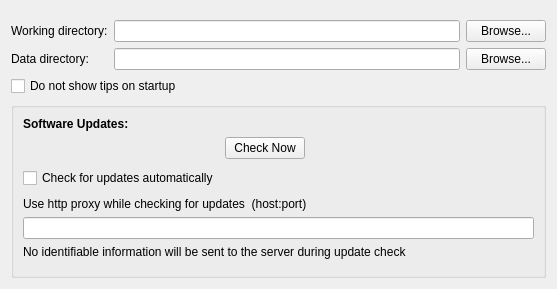
     <widget class="QWidget" name="tabGeneral">
      <attribute name="title">
       <string>General</string>
      </attribute>
      <layout class="QGridLayout" name="gridLayout_4">
       <property name="topMargin">
        <number>20</number>
       </property>
       <item row="0" column="0">
        <layout class="QGridLayout" name="gridLayout_1">
         <item row="0" column="0">
          <widget class="QLabel" name="textLabel1">
           <property name="sizePolicy">
            <sizepolicy hsizetype="Minimum" vsizetype="Preferred">
             <horstretch>0</horstretch>
             <verstretch>0</verstretch>
            </sizepolicy>
           </property>
           <property name="text">
            <string>Working directory:</string>
           </property>
           <property name="wordWrap">
            <bool>false</bool>
           </property>
          </widget>
         </item>
         <item row="0" column="1">
          <widget class="QLineEdit" name="wDir">
           <property name="sizePolicy">
            <sizepolicy hsizetype="Expanding" vsizetype="Fixed">
             <horstretch>0</horstretch>
             <verstretch>0</verstretch>
            </sizepolicy>
           </property>
          </widget>
         </item>
         <item row="0" column="2">
          <widget class="QPushButton" name="browseWDir">
           <property name="sizePolicy">
            <sizepolicy hsizetype="Preferred" vsizetype="Fixed">
             <horstretch>0</horstretch>
             <verstretch>0</verstretch>
            </sizepolicy>
           </property>
           <property name="maximumSize">
            <size>
             <width>200</width>
             <height>16777215</height>
            </size>
           </property>
           <property name="text">
            <string>Browse...</string>
           </property>
          </widget>
         </item>
         <item row="1" column="0">
          <widget class="QLabel" name="textLabel2">
           <property name="sizePolicy">
            <sizepolicy hsizetype="Minimum" vsizetype="Preferred">
             <horstretch>0</horstretch>
             <verstretch>0</verstretch>
            </sizepolicy>
           </property>
           <property name="text">
            <string>Data directory:</string>
           </property>
           <property name="wordWrap">
            <bool>false</bool>
           </property>
          </widget>
         </item>
         <item row="1" column="1">
          <widget class="QLineEdit" name="dataDir">
           <property name="sizePolicy">
            <sizepolicy hsizetype="Expanding" vsizetype="Fixed">
             <horstretch>0</horstretch>
             <verstretch>0</verstretch>
            </sizepolicy>
           </property>
          </widget>
         </item>
         <item row="1" column="2">
          <widget class="QPushButton" name="browseDataDir">
           <property name="sizePolicy">
            <sizepolicy hsizetype="Preferred" vsizetype="Fixed">
             <horstretch>0</horstretch>
             <verstretch>0</verstretch>
            </sizepolicy>
           </property>
           <property name="maximumSize">
            <size>
             <width>200</width>
             <height>16777215</height>
            </size>
           </property>
           <property name="text">
            <string>Browse...</string>
           </property>
          </widget>
         </item>
        </layout>
       </item>
       <item row="2" column="0">
        <widget class="QGroupBox" name="groupBox_2">
         <property name="title">
          <string/>
         </property>
         <layout class="QGridLayout" name="gridLayout_3">
          <item row="0" column="0" colspan="4">
           <widget class="QLabel" name="label">
            <property name="font">
             <font>
              <weight>75</weight>
              <bold>true</bold>
             </font>
            </property>
            <property name="text">
             <string>Software Updates:</string>
            </property>
           </widget>
          </item>
          <item row="1" column="1" colspan="2">
           <widget class="QPushButton" name="checkUpdatesNow">
            <property name="text">
             <string>Check Now</string>
            </property>
           </widget>
          </item>
          <item row="2" column="0" rowspan="2">
           <widget class="QCheckBox" name="checkUpdates">
            <property name="text">
             <string>Check for updates automatically</string>
            </property>
           </widget>
          </item>
          <item row="2" column="1">
           <spacer name="horizontalSpacer_2">
            <property name="orientation">
             <enum>Qt::Horizontal</enum>
            </property>
            <property name="sizeHint" stdset="0">
             <size>
              <width>15</width>
              <height>20</height>
             </size>
            </property>
           </spacer>
          </item>
          <item row="2" column="3">
           <spacer name="spacer_3">
            <property name="orientation">
             <enum>Qt::Horizontal</enum>
            </property>
            <property name="sizeHint" stdset="0">
             <size>
              <width>223</width>
              <height>20</height>
             </size>
            </property>
           </spacer>
          </item>
          <item row="4" column="0" colspan="4">
           <widget class="QLabel" name="label_2">
            <property name="text">
             <string>Use http proxy while checking for updates  (host:port)</string>
            </property>
           </widget>
          </item>
          <item row="5" column="0" colspan="4">
           <widget class="QLineEdit" name="checkUpdatesProxy"/>
          </item>
          <item row="6" column="0" colspan="4">
           <widget class="QLabel" name="label_3">
            <property name="text">
             <string>No identifiable information will be sent to the server during update check</string>
            </property>
           </widget>
          </item>
          <item row="8" column="2">
           <spacer name="verticalSpacer_9">
            <property name="orientation">
             <enum>Qt::Vertical</enum>
            </property>
            <property name="sizeHint" stdset="0">
             <size>
              <width>20</width>
              <height>7</height>
             </size>
            </property>
           </spacer>
          </item>
         </layout>
        </widget>
       </item>
       <item row="1" column="0">
        <widget class="QCheckBox" name="showTips">
         <property name="text">
          <string>Do not show tips on startup</string>
         </property>
        </widget>
       </item>
      </layout>
     </widget>
